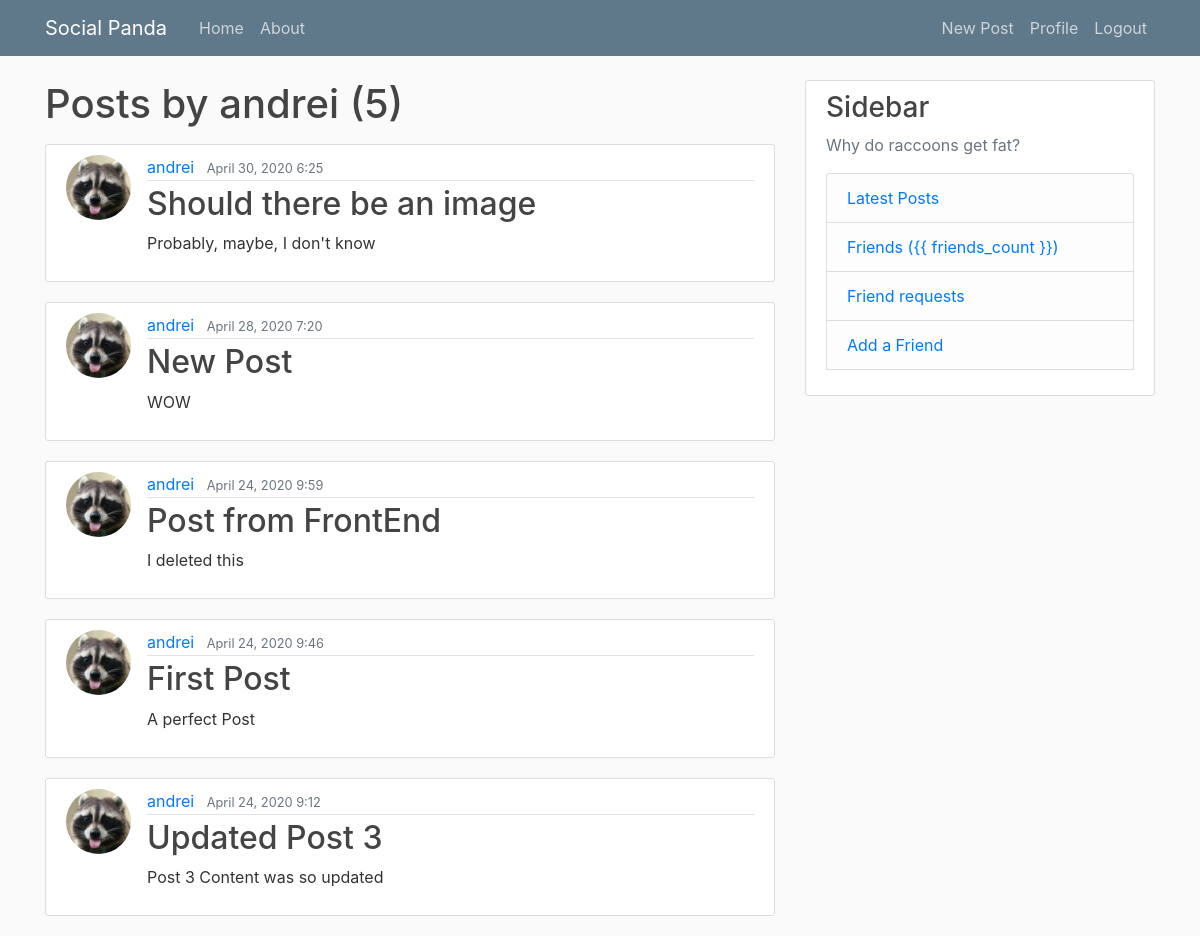
The page /user/andrei (signed in) on the database its author committed.
### blog/models.py (models this page shows, shortened)
class Post(models.Model):
    title = models.CharField(max_length=100)
    content = models.TextField()  # unrestriced text
    date_posted = models.DateTimeField(default=timezone.now)
    author = models.ForeignKey(User, on_delete=models.CASCADE)

### users/models.py (models this page shows, shortened)
class Profile(models.Model):
    user = models.OneToOneField(User, on_delete=models.CASCADE)
    image = models.ImageField(default='default.jpg', upload_to='profile_pics')

### blog/views.py (the view)
# urls.py: path('user/<str:username>', UserPostListView.as_view(), name='user-posts'),
class UserPostListView(ListView):
    model = Post
    template_name = 'blog/user_posts.html'  # <app>/<model>_<viewtype>.html
    context_object_name = 'posts'
    paginate_by = 5  # this adds first pagination functionality
    def get_queryset(self):
        user = get_object_or_404(User, username=self.kwargs.get('username'))
        return Post.objects.filter(author=user).order_by('-date_posted')

### blog/context_processors.py (called while the page is built)
def friend_requests(request):
    user = request.user
    friend_request_count = FriendRequest.objects.filter(receiver_id=user.id).count()
    friend_count = Friend.objects.filter(current_user_id=user.id).count()
    return {
        "friend_request_count": friend_request_count,
        "friends_count": friend_count,
    }

### blog/templates/blog/user_posts.html (shortened to what this page needs)
{% extends 'blog/base.html'%}
{% block content %}
    <h1 class="mb-3">Posts by {{ view.kwargs.username }} ({{ page_obj.paginator.count }})</h1>
    {% for post in posts %}
        <article class="media content-section">
          <img class="rounded-circle article-img" src="{{ post.author.profile.image.url }}">
          <div class="media-body">
            <div class="article-metadata">
              <a class="mr-2" href="{% url 'user-posts' post.author.username %}">{{ post.author }}</a>
              <small class="text-muted">{{ post.date_posted|date:"F d, Y f" }}</small>
            </div>
            <h2><a class="article-title" href="{% url 'post-detail' post.id %}">{{ post.title }}</a></h2>
            <p class="article-content">{{ post.content }}</p>
          </div>
        </article>
    {% endfor %}
{% endblock content %}

### blog/static/blog/main.css (style rules this page uses)
body { background: #fafafa; color: #333333; margin-top: 5rem; }
h1, h2, h3, h4, h5, h6 { color: #444444; }
.content-section { background: #ffffff; padding: 10px 20px; border: 1px solid #dddddd; border-radius: 3px; margin-bottom: 20px; }
.article-title { color: #444444; }
.article-content { white-space: pre-line; }
.article-img { height: 65px; width: 65px; margin-right: 16px; }
.article-metadata { padding-bottom: 1px; margin-bottom: 4px; border-bottom: 1px solid #e3e3e3 }

### rows shown on the page
Post: author.profile.image (picture), author "andrei", date_posted "April 30, 2020 6:25", title "Should there be an image", content "Probably, maybe, I don't know"
Post: author.profile.image (picture), author "andrei", date_posted "April 28, 2020 7:20", title "New Post", content "WOW"
Post: author.profile.image (picture), author "andrei", date_posted "April 24, 2020 9:59", title "Post from FrontEnd", content "I deleted this"
Post: author.profile.image (picture), author "andrei", date_posted "April 24, 2020 9:46", title "First Post", content "A perfect Post"
Post: author.profile.image (picture), author "andrei", date_posted "April 24, 2020 9:12", title "Updated Post 3", content "Post 3 Content was so updated"

### other values the page prints
{{ view.kwargs.username }} "andrei"
{{ page_obj.paginator.count }} "5"
